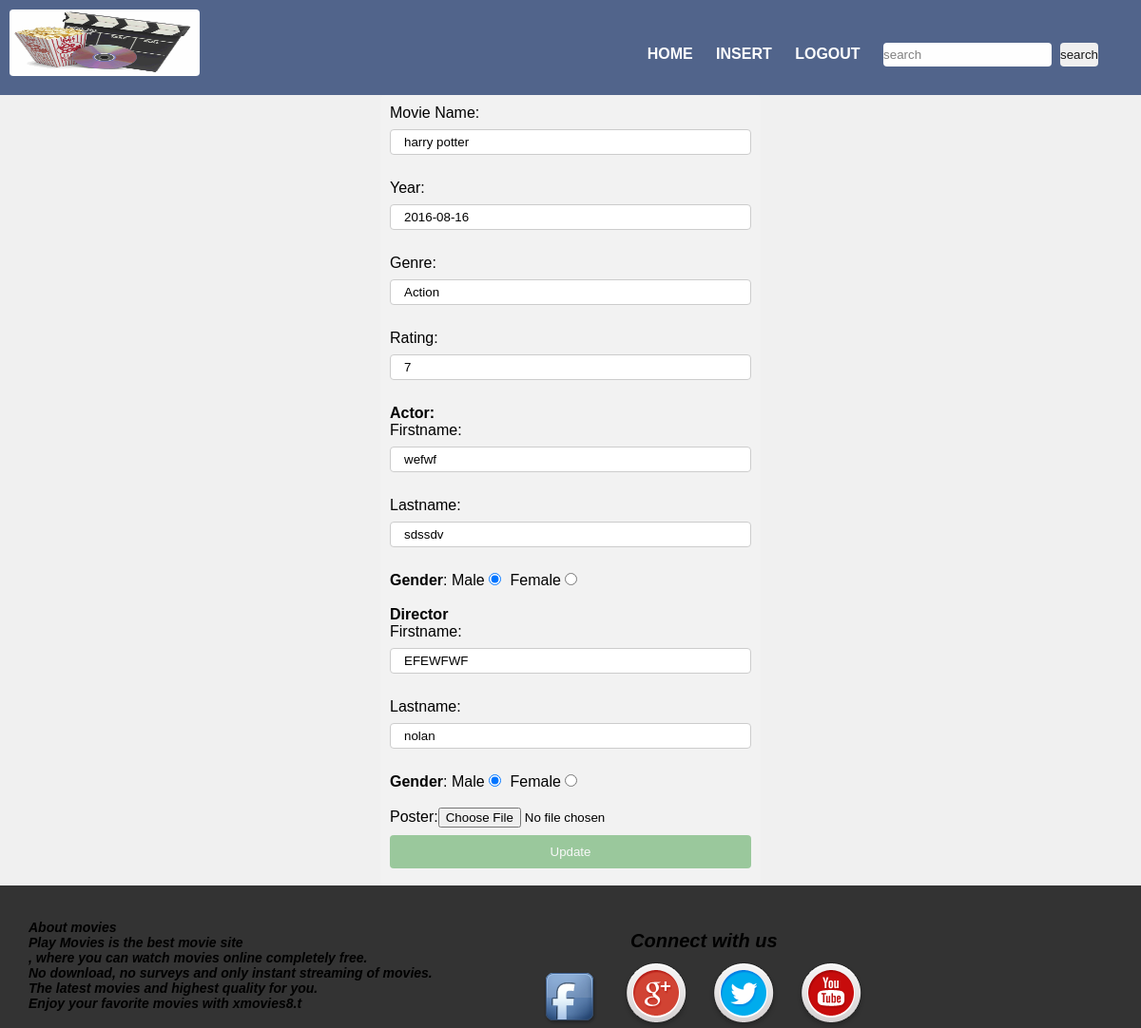
/edit.php?PID=96 (signed in), run on the app's committed database.
### tables this page shows
CREATE TABLE `movie` (
  `Movie_id` bigint(20) UNSIGNED NOT NULL,
  `Year` date NOT NULL,
  `Genre` varchar(20) NOT NULL,
  `Tittle` varchar(50) NOT NULL,
  `Rating` float NOT NULL,
  `Poster` varchar(100) NOT NULL
);

CREATE TABLE `actor` (
  `Actor_id` bigint(20) UNSIGNED NOT NULL,
  `First_name` varchar(20) NOT NULL,
  `Last_name` varchar(20) NOT NULL,
  `Gender` varchar(10) NOT NULL
);

CREATE TABLE `director` (
  `director_id` bigint(20) UNSIGNED NOT NULL,
  `first_name` varchar(20) NOT NULL,
  `last_name` varchar(20) NOT NULL,
  `gender` varchar(10) NOT NULL
);

### include/config.php (called while the page is built, shortened)
<?php
 $db_host = "localhost";
 $db_password = "";
 $db_user = "root";
 $db_name = "movies";
 try {
     $db_con = new PDO ("mysql:host={$db_host}; dbname={$db_name}", $db_user, $db_password);
     $db_con->setAttribute (PDO::ATTR_ERRMODE, PDO::ERRMODE_EXCEPTION);
}
catch (PDOException $e) {
     echo $e->getMessage();
}
include_once 'classUser.php';
$user = new USER($db_con);

### include/classUser.php (called while the page is built, shortened)
<?php
class USER
{
   public function is_loggedin () {
      if (isset($_SESSION['user_session'])) {
         return true;
      }
   }
 }
?>

### edit.php (the view, shortened to what this page needs)
<html>
<head>
  <link rel="stylesheet" type="text/css" href="css/style.css">
</head>
<body>
<div style="height:100px">
     <header>
       <img src='images/n.jpg' id="logo">
         <nav>
           <ul>
          <li> <a id="link" href="home.php">HOME</a> </li>
           <li> <a id="link" href="insert_form.php">INSERT</a> </li>
<?php
    include "include/config.php";
      if($user->is_loggedin())
        {
  ?>
            <li><a id="link" href="logout.php" >LOGOUT</a> </li><?php }
        else
  {
    header("location:login.php");
  }
             ?>
              <li> <form>
                     <input type="text" name="genre"/ placeholder='search';height:25px style="border-radius: 4px;height:25px">&nbsp;
                      <input type = "submit" value="search" id='button'>
                    </form>
              </li>
           </ul>
        </nav>
     </header>
  </div>
 <section>
              <?php
                 $mov_id=$_GET['PID'];
                $stmt = $db_con->prepare("select *from movie join movie_actor on movie.Movie_id=movie_actor.movie_id join actor on actor.actor_id=movie_actor.Actor_id join movie_director on movie.Movie_id=movie_director.movie_id join director on movie_director.director_id=director.director_id where movie.Movie_id = $mov_id;");
                $stmt->execute();
            $row = $stmt->fetch(PDO::FETCH_ASSOC);
            ?>
         <div id="form">
             <form  method ="post"  action="" enctype="multipart/form-data">
                  Movie Name:<input type="text" name="mov_name" value="<?php echo $row['Tittle']; ?>"/> <br><br>
                  Year:<input type="text" name="year" id="datepicker" value="<?php echo $row['Year'];?>" /> <br><br>
                  Genre:<input type="text" name="genre" value="<?php echo $row['Genre'];?>" /> <br><br>
                  Rating:<input type="text" name="rating" value="<?php echo $row['Rating'];?>" /> <br><br>
                  <b>Actor:</b><br>
                  Firstname:<input type="text" name="firstname" value="<?php echo $row['First_name'];?>" /><br><br>
                  Lastname:<input type="text" name="lastname" value="<?php echo $row['Last_name'];?>" /><br><br>
                 <b>Gender</b>:
                  Male <input type="radio" name="gender"  style="margin-right:5px" value='Male' <?php if ($row['Gender'] == 'Male') echo 'checked="checked"';?> />
                  Female <input type="radio" name="gender" value="Female" <?php if ($row['Gender'] == 'Female') echo 'checked="checked"';?>"/><br><br>
                  <b>Director</b><br>
                  Firstname:<input type="text" name="first_name" value=<?php echo $row['first_name'];?> /><br><br>
                  Lastname:<input type="text" name="last_name" value=<?php echo $row['last_name'];?> /><br><br>
                 <b>Gender</b>:
                  Male <input type="radio" name="dir_gender"  style="margin-right:5px" value='Male' <?php if ($row['gender'] == 'Male') echo 'checked="checked"';?> />
                  Female <input type="radio" name="dir_gender" value="Female" <?php if ($row['gender'] == 'Female') echo 'checked="checked"';?>"/><br><br>
                  Poster:<input type="file" name="file">
                  <input type = "submit" value="Update" name="submit">
             </form>
             </div>
</body>
       <?php
        include "include/footer.php" ?>
</html>

### css/style.css (style rules this page uses)
* { margin:0; border:0; padding:0; }
body { background:#f0f0f0; font:16px Arial,Sans-Serif; margin:0; }
header { background: #405580; width:100%; height:100px; top:0; left:0; z-index:100; opacity:0.90; position:fixed; }
nav { margin:35px; float:right; display:inline-block; }
ul li { display:inline-block; padding:10px; }
#logo { margin:10px; float: left; width:200px; height:70px; border-radius:4px; }
#link { color:#FFF; text-decoration: none; font-weight: bold; }
#button { border-radius:4px; height:25px; }
#form input[type=text], select { width: 100%; padding: 5px 14px; margin: 8px 0; display: inline-block; border: 1px solid #ccc; border-radius: 4px; box-sizing: border-box; }
#form input[type=submit] { width: 100%; opacity:0.5; background-color: #45a049; color: white; padding: 10px 14px; margin: 8px 0; border: none; border-radius: 4px; cursor: pointer; }
#form { margin:auto; width: 380px; padding: 8% 0 0; position:relative; border-radius: 5px; background-color: #f2f2f2; padding: 10px; }

### data on the page
movie: mov_name "harry potter", year "2016-08-16", genre "Action", rating "7", firstname "wefwf", lastname "sdssdv", first_name "EFEWFWF", last_name "nolan"
actor: Gender "☑"
director: gender "☑"
